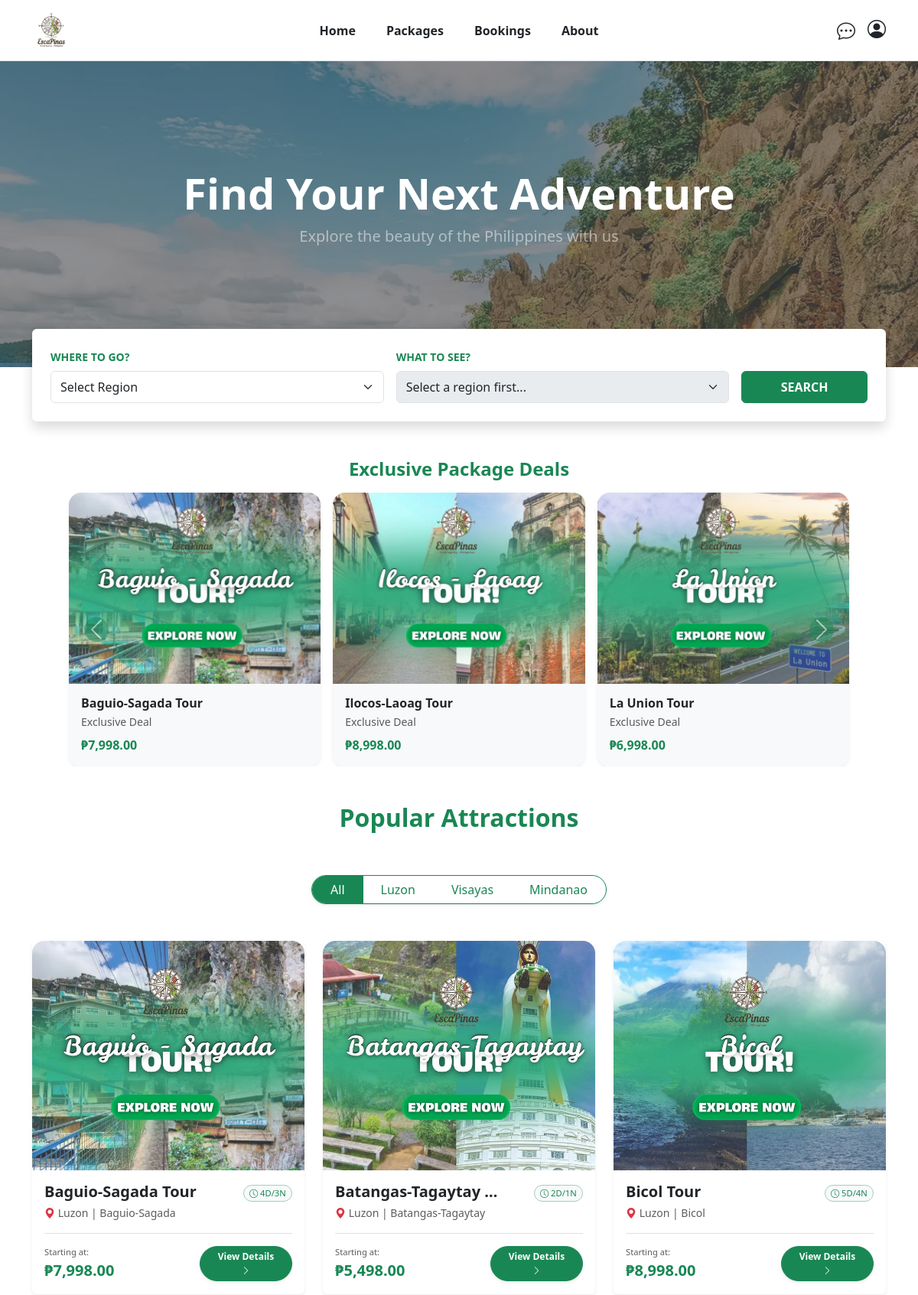
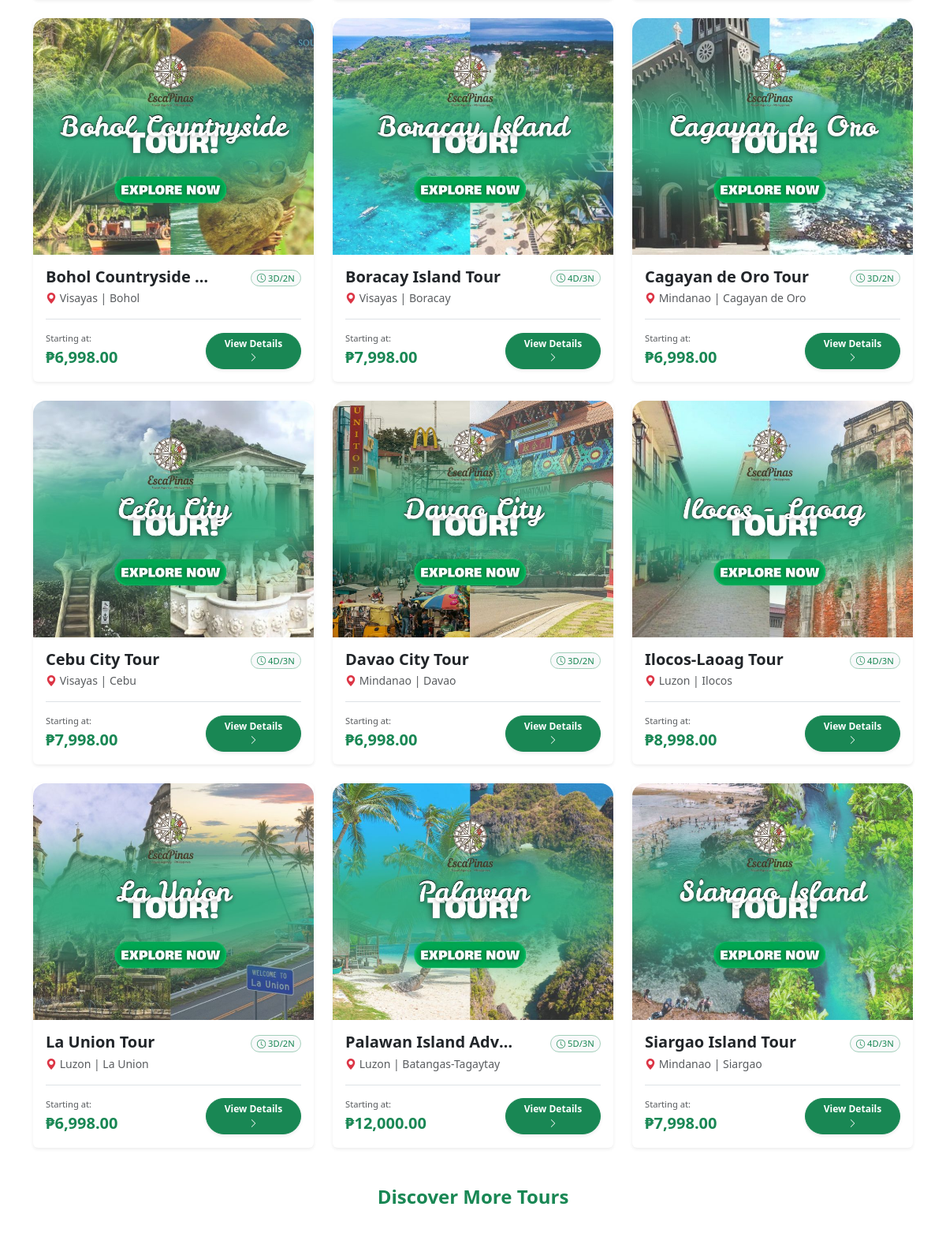
/frontend/packages.php (upper part), run on the app's committed database (2 pictures, top to bottom).
### tables this page shows
CREATE TABLE `tour_packages` (
  `tour_id` int(11) NOT NULL,
  `destination_id` int(11) DEFAULT NULL,
  `tour_name` varchar(150) DEFAULT NULL,
  `duration_days` int(11) DEFAULT NULL,
  `duration_nights` int(11) DEFAULT NULL,
  `description` text DEFAULT NULL,
  `price` decimal(10,2) DEFAULT NULL,
  `status` enum('Available','Unavailable') DEFAULT NULL,
  `image` varchar(255) DEFAULT NULL
);

CREATE TABLE `regions` (
  `island_id` int(11) NOT NULL,
  `island_name` varchar(50) DEFAULT NULL,
  `description` text DEFAULT NULL
);

CREATE TABLE `destinations` (
  `destination_id` int(11) NOT NULL,
  `island_id` int(11) DEFAULT NULL,
  `destination_name` varchar(100) DEFAULT NULL,
  `description` text DEFAULT NULL,
  `status` enum('Active','Inactive') DEFAULT NULL
);

### frontend/php/connect.php (called while the page is built, shortened)
<?php
  function executeQuery($query){
    $conn = $GLOBALS['conn'];
    return mysqli_query($conn, $query);
  }
?>

### frontend/packages.php (the view, shortened to what this page needs)
<?php
include("php/connect.php");
$getQuery = "SELECT tour_packages.*, destinations.destination_name, regions.island_name
             FROM tour_packages
             LEFT JOIN destinations ON tour_packages.destination_id = destinations.destination_id
             LEFT JOIN regions ON destinations.island_id = regions.island_id
             ORDER BY tour_packages.tour_name ASC";
$result = executeQuery($getQuery);
$allTours = [];
while ($row = $result->fetch_assoc()) {
    $allTours[] = $row;
}
?>
<!doctype html>
<html lang="en">
<head>
    <link href="https://cdn.jsdelivr.net/npm/bootstrap@5.3.0/dist/css/bootstrap.min.css" rel="stylesheet">
    <link rel="stylesheet" href="https://cdn.jsdelivr.net/npm/bootstrap-icons@1.11.0/font/bootstrap-icons.css">
</head>
<body>
    <?php include "components/navbar.php"; ?>
    <div class="container-fluid p-0">
        <div style="height: 400px; width: 100%; position: relative;">
            <img id="bannerImage" src="/EscaPinas/frontend/assets/images/banner.png" class="w-100 h-100" style="object-fit: cover;">
            <div class="position-absolute top-0 start-0 w-100 h-100 bg-dark opacity-50"></div>
            <div class="position-absolute top-50 start-50 translate-middle text-center w-100">
                <h1 class="text-white fw-bold display-4">Find Your Next Adventure</h1>
                <p class="text-white-50 fs-5">Explore the beauty of the Philippines with us</p>
            </div>
        </div>
    </div>
    <div class="container" style="margin-top: -50px; position: relative; z-index: 10;">
        <div class="card shadow border-0 p-4">
            <form class="row g-3 align-items-end" action="searchResults.php" method="GET">
                <div class="col-md-5 text-start">
                    <label class="form-label fw-bold text-success small">WHERE TO GO?</label>
                    <select class="form-select py-2" id="regionSelect" name="region" onchange="updateDestinations()">
                        <option selected disabled>Select Region</option>
                    </select>
                </div>
                <div class="col-md-5 text-start">
                    <label class="form-label fw-bold text-success small">WHAT TO SEE?</label>
                    <select class="form-select py-2" id="attractionSelect" name="destination" disabled>
                        <option value="">Select a region first...</option>
                    </select>
                </div>
                <div class="col-md-2">
                    <button type="submit" class="btn btn-success w-100 py-2 fw-bold">SEARCH</button>
                </div>
            </form>
        </div>
    </div>
    <?php include "components/offersCarousel.php"; ?>
    <div class="container my-5 text-center">
        <h2 class="fw-bold text-success">Popular Attractions</h2>
        <div class="btn-group my-5 shadow-sm rounded-pill overflow-hidden d-inline-flex border border-success">
            <button class="btn btn-success btn-md px-4 filter-btn border-0" onclick="filterTours('all', this)">All</button>
            <button class="btn btn-outline-success btn-md px-4 filter-btn border-0" onclick="filterTours('luzon', this)">Luzon</button>
            <button class="btn btn-outline-success btn-md px-4 filter-btn border-0" onclick="filterTours('visayas', this)">Visayas</button>
            <button class="btn btn-outline-success btn-md px-4 filter-btn border-0" onclick="filterTours('mindanao', this)">Mindanao</button>
        </div>
        <div class="row g-4 justify-content-center" id="tourContainer">
            <?php if(empty($allTours)): ?>
                <p>No tours available at the moment.</p>
            <?php else: ?>
                <?php foreach ($allTours as $tour): ?>
                <div class="col-md-4 tour-card-item" data-island="<?php echo strtolower($tour['island_name']); ?>">
                    <div class="card border-0 shadow-sm h-100 text-start">
                        <img src="<?php echo htmlspecialchars($tour['image']); ?>" class="card-img-top rounded-top-4" height="300" style="object-fit: cover;">
                        <div class="card-body d-flex flex-column justify-content-between">
                            <div class="mb-3">
                                <div class="row align-items-start g-0">
                                    <div class="col-8">
                                        <h5 class="fw-bold mb-0 text-truncate" title="<?php echo htmlspecialchars($tour['tour_name']); ?>">
                                            <?php echo htmlspecialchars($tour['tour_name']); ?>
                                        </h5>
                                    </div>
                                    <div class="col-4 text-end">
                                        <span class="badge bg-light text-success border border-success-subtle rounded-pill fw-medium" style="font-size: 0.7rem;">
                                            <i class="bi bi-clock"></i> <?php echo htmlspecialchars($tour['duration_days']); ?>D/<?php echo htmlspecialchars($tour['duration_nights']); ?>N
                                        </span>
                                    </div>
                                </div>
                                <p class="text-muted small mt-1 mb-0">
                                    <i class="bi bi-geo-alt-fill text-danger"></i>
                                    <?php echo htmlspecialchars($tour['island_name'] . " | " . $tour['destination_name']); ?>
                                </p>
                            </div>
                            <div class="border-top pt-3">
                                <div class="row align-items-center">
                                    <div class="col-7">
                                        <span class="text-muted d-block" style="font-size: 0.7rem;">Starting at:</span>
                                        <span class="fw-bold text-success fs-5">
                                            ₱<?php echo number_format($tour['price'], 2); ?>
                                        </span>
                                    </div>
                                    <div class="col-5 text-end">
                                        <a href="packageView.php?tour_id=<?php echo $tour['tour_id']; ?>" class="btn btn-success btn-sm px-3 rounded-pill fw-bold shadow-sm" style="font-size: 0.75rem;">
                                           View Details <i class="bi bi-chevron-right"></i>
                                        </a>
                                    </div>
                                </div>
                            </div>
                        </div>
                    </div>
                </div>
                <?php endforeach; ?>
            <?php endif; ?>
        </div>
        </div>
        <div class="container my-5 text-center">
    <h2 class="fw-bold text-success fs-4 my-5">Discover More Tours</h2>
        <div class="row g-3 justify-content-center">
        </div>
    </div>
</body>
</html>

### frontend/components/offersCarousel.php (shortened to what this page needs)
<?php
$query = "SELECT * FROM tour_packages";
$result = executeQuery($query);
$promoPackages = [];
if ($result) {
    while ($row = mysqli_fetch_assoc($result)) {
        $promoPackages[] = $row;
    }
}
$slides = array_chunk($promoPackages, 3);
?>
<div class="container my-5 text-center">
    <h4 class="text-success fw-bold">Exclusive Package Deals</h4>
    <div id="carouselExample" class="carousel slide mt-3" data-bs-ride="carousel">
        <div class="carousel-inner">
            <?php if (empty($slides)): ?>
                <div class="carousel-item active">
                    <p class="text-muted">Walang promo sa ngayon.</p>
                </div>
            <?php else: ?>
                <?php foreach ($slides as $index => $group): ?>
                    <div class="carousel-item <?php echo $index === 0 ? 'active' : ''; ?>">
                        <div class="row g-3 justify-content-center px-5">
                            <?php foreach ($group as $key => $tour): ?>
                                <div class="col-12 col-md-6 col-lg-4 <?php echo $key > 0 ? 'd-none d-md-block' : ''; ?>">
                                    <div class="card h-100 shadow-sm border-0 rounded-4 overflow-hidden">
                                        <img src="<?php echo htmlspecialchars($tour['image']); ?>" class="card-img-top" style="height: 250px; object-fit: cover;">
                                        <div class="card-body bg-light text-start">
                                            <h6 class="fw-bold mb-1"><?php echo htmlspecialchars($tour['tour_name']); ?></h6>
                                            <p class="small text-muted mb-0">Exclusive Deal</p>
                                            <div class="mt-2 text-success fw-bold">
                                                ₱<?php echo number_format($tour['price'], 2); ?>
                                            </div>
                                        </div>
                                    </div>
                                </div>
                            <?php endforeach; ?>
                        </div>
                    </div>
                <?php endforeach; ?>
            <?php endif; ?>
        </div>
        <button class="carousel-control-prev" type="button" data-bs-target="#carouselExample" data-bs-slide="prev">
            <span class="carousel-control-prev-icon bg-success rounded-circle" aria-hidden="true"></span>
        </button>
        <button class="carousel-control-next" type="button" data-bs-target="#carouselExample" data-bs-slide="next">
            <span class="carousel-control-next-icon bg-success rounded-circle" aria-hidden="true"></span>
        </button>
    </div>
</div>

### frontend/packages.php (style rules this page uses)
body { font-family: 'Poppins', sans-serif; overflow-x: hidden; }
.d-none { display: none !important; }

### data on the page
tour_packages: image (picture), tour_name "Baguio-Sagada Tour", price "7,998.00", duration_days "4", duration_nights "3", regions.island_name "Luzon | Baguio-Sagada"
tour_packages: image (picture), tour_name "Ilocos-Laoag Tour", price "8,998.00", duration_days "4", duration_nights "3", regions.island_name "Luzon | Ilocos"
tour_packages: image (picture), tour_name "La Union Tour", price "6,998.00", duration_days "3", duration_nights "2", regions.island_name "Luzon | La Union"
tour_packages: image (picture), tour_name "Batangas-Tagaytay…", duration_days "2", duration_nights "1", regions.island_name "Luzon | Batangas-Tagaytay", price "5,498.00"
tour_packages: image (picture), tour_name "Bicol Tour", duration_days "5", duration_nights "4", regions.island_name "Luzon | Bicol", price "8,998.00"
tour_packages: image (picture), tour_name "Bohol Countryside…", duration_days "3", duration_nights "2", regions.island_name "Visayas | Bohol", price "6,998.00"
tour_packages: image (picture), tour_name "Boracay Island Tour", duration_days "4", duration_nights "3", regions.island_name "Visayas | Boracay", price "7,998.00"
tour_packages: image (picture), tour_name "Cagayan de Oro Tour", duration_days "3", duration_nights "2", regions.island_name "Mindanao | Cagayan de Oro", price "6,998.00"
tour_packages: image (picture), tour_name "Cebu City Tour", duration_days "4", duration_nights "3", regions.island_name "Visayas | Cebu", price "7,998.00"
tour_packages: image (picture), tour_name "Davao City Tour", duration_days "3", duration_nights "2", regions.island_name "Mindanao | Davao", price "6,998.00"
tour_packages: image (picture), tour_name "Palawan Island Adv…", duration_days "5", duration_nights "3", regions.island_name "Luzon | Batangas-Tagaytay", price "12,000.00"
tour_packages: image (picture), tour_name "Siargao Island Tour", duration_days "4", duration_nights "3", regions.island_name "Mindanao | Siargao", price "7,998.00"
